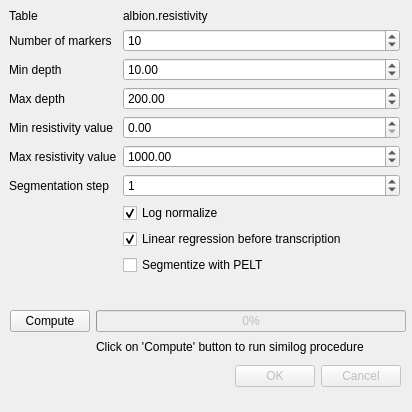
<?xml version="1.0" encoding="UTF-8"?>
<ui version="4.0">
 <class>Similog</class>
 <widget class="QDialog" name="Similog">
  <property name="geometry">
   <rect>
    <x>0</x>
    <y>0</y>
    <width>412</width>
    <height>412</height>
   </rect>
  </property>
  <property name="windowTitle">
   <string>Similog computation setup</string>
  </property>
  <widget class="QDialogButtonBox" name="_dialog_button">
   <property name="enabled">
    <bool>false</bool>
   </property>
   <property name="geometry">
    <rect>
     <x>60</x>
     <y>360</y>
     <width>341</width>
     <height>32</height>
    </rect>
   </property>
   <property name="orientation">
    <enum>Qt::Horizontal</enum>
   </property>
   <property name="standardButtons">
    <set>QDialogButtonBox::Cancel|QDialogButtonBox::Ok</set>
   </property>
  </widget>
  <widget class="QWidget" name="verticalLayoutWidget">
   <property name="geometry">
    <rect>
     <x>9</x>
     <y>9</y>
     <width>391</width>
     <height>319</height>
    </rect>
   </property>
   <layout class="QVBoxLayout" name="verticalLayout">
    <item>
     <layout class="QFormLayout" name="formLayout">
      <item row="1" column="0">
       <widget class="QLabel" name="_table_label">
        <property name="text">
         <string>Table</string>
        </property>
       </widget>
      </item>
      <item row="1" column="1">
       <widget class="QLabel" name="_table">
        <property name="text">
         <string>albion.resistivity</string>
        </property>
       </widget>
      </item>
      <item row="2" column="0">
       <widget class="QLabel" name="_pelt_sup_label">
        <property name="toolTip">
         <string>Maximum number of output markers</string>
        </property>
        <property name="text">
         <string>Number of markers</string>
        </property>
       </widget>
      </item>
      <item row="2" column="1">
       <widget class="QSpinBox" name="_nb_markers">
        <property name="acceptDrops">
         <bool>true</bool>
        </property>
        <property name="toolTip">
         <string/>
        </property>
        <property name="maximum">
         <number>999</number>
        </property>
        <property name="value">
         <number>10</number>
        </property>
       </widget>
      </item>
      <item row="3" column="0">
       <widget class="QLabel" name="_depth_min_label">
        <property name="toolTip">
         <string>Minimal depth from which data is considered, in a strict inequality scheme</string>
        </property>
        <property name="text">
         <string>Min depth</string>
        </property>
       </widget>
      </item>
      <item row="3" column="1">
       <widget class="QDoubleSpinBox" name="_depth_min">
        <property name="maximum">
         <double>10000.000000000000000</double>
        </property>
        <property name="value">
         <double>10.000000000000000</double>
        </property>
       </widget>
      </item>
      <item row="4" column="0">
       <widget class="QLabel" name="_depth_max_label">
        <property name="toolTip">
         <string>Maximal depth from which data is considered, in a strict inequality scheme</string>
        </property>
        <property name="text">
         <string>Max depth</string>
        </property>
       </widget>
      </item>
      <item row="4" column="1">
       <widget class="QDoubleSpinBox" name="_depth_max">
        <property name="maximum">
         <double>10000.000000000000000</double>
        </property>
        <property name="value">
         <double>200.000000000000000</double>
        </property>
       </widget>
      </item>
      <item row="5" column="0">
       <widget class="QLabel" name="_min_resistivity_label">
        <property name="toolTip">
         <string>Lower threshold for measures, in a strict inequality scheme</string>
        </property>
        <property name="text">
         <string>Min resistivity value</string>
        </property>
       </widget>
      </item>
      <item row="5" column="1">
       <widget class="QDoubleSpinBox" name="_value_min">
        <property name="maximum">
         <double>10000.000000000000000</double>
        </property>
       </widget>
      </item>
      <item row="6" column="0">
       <widget class="QLabel" name="_max_resistivity_label">
        <property name="toolTip">
         <string>Upper threshold for measures, in a strict inequality scheme</string>
        </property>
        <property name="text">
         <string>Max resistivity value</string>
        </property>
       </widget>
      </item>
      <item row="6" column="1">
       <widget class="QDoubleSpinBox" name="_value_max">
        <property name="maximum">
         <double>10000.000000000000000</double>
        </property>
        <property name="value">
         <double>1000.000000000000000</double>
        </property>
       </widget>
      </item>
      <item row="7" column="0">
       <widget class="QLabel" name="_min_seg_label">
        <property name="toolTip">
         <string>Positive integer giving the minimum segment length (number of observations between changes)</string>
        </property>
        <property name="text">
         <string>Segmentation step</string>
        </property>
       </widget>
      </item>
      <item row="7" column="1">
       <widget class="QSpinBox" name="_min_seg">
        <property name="value">
         <number>1</number>
        </property>
       </widget>
      </item>
      <item row="8" column="1">
       <widget class="QCheckBox" name="_log_normalize">
        <property name="text">
         <string>Log normalize</string>
        </property>
        <property name="checked">
         <bool>true</bool>
        </property>
       </widget>
      </item>
      <item row="9" column="1">
       <widget class="QCheckBox" name="_transcribe_regressed_values">
        <property name="text">
         <string>Linear regression before transcription</string>
        </property>
        <property name="checked">
         <bool>true</bool>
        </property>
       </widget>
      </item>
      <item row="10" column="1">
       <widget class="QCheckBox" name="_segmentize_with_pelt">
        <property name="text">
         <string>Segmentize with PELT</string>
        </property>
       </widget>
      </item>
     </layout>
    </item>
   </layout>
  </widget>
  <widget class="QWidget" name="horizontalLayoutWidget">
   <property name="geometry">
    <rect>
     <x>10</x>
     <y>310</y>
     <width>396</width>
     <height>46</height>
    </rect>
   </property>
   <layout class="QGridLayout" name="gridLayout">
    <item row="1" column="2">
     <widget class="QProgressBar" name="_similog_progress">
      <property name="enabled">
       <bool>false</bool>
      </property>
      <property name="value">
       <number>0</number>
      </property>
     </widget>
    </item>
    <item row="1" column="1">
     <widget class="QPushButton" name="_compute_button">
      <property name="text">
       <string>Compute</string>
      </property>
     </widget>
    </item>
    <item row="2" column="2">
     <widget class="QLabel" name="_similog_info">
      <property name="text">
       <string>Click on 'Compute' button to run similog procedure</string>
      </property>
     </widget>
    </item>
   </layout>
  </widget>
 </widget>
 <resources/>
 <connections>
  <connection>
   <sender>_dialog_button</sender>
   <signal>accepted()</signal>
   <receiver>Similog</receiver>
   <slot>accept()</slot>
   <hints>
    <hint type="sourcelabel">
     <x>248</x>
     <y>254</y>
    </hint>
    <hint type="destinationlabel">
     <x>157</x>
     <y>274</y>
    </hint>
   </hints>
  </connection>
  <connection>
   <sender>_dialog_button</sender>
   <signal>rejected()</signal>
   <receiver>Similog</receiver>
   <slot>reject()</slot>
   <hints>
    <hint type="sourcelabel">
     <x>316</x>
     <y>260</y>
    </hint>
    <hint type="destinationlabel">
     <x>286</x>
     <y>274</y>
    </hint>
   </hints>
  </connection>
  <connection>
   <sender>_compute_button</sender>
   <signal>clicked()</signal>
   <receiver>Similog</receiver>
   <slot>_exec()</slot>
   <hints>
    <hint type="sourcelabel">
     <x>50</x>
     <y>322</y>
    </hint>
    <hint type="destinationlabel">
     <x>205</x>
     <y>205</y>
    </hint>
   </hints>
  </connection>
 </connections>
</ui>
